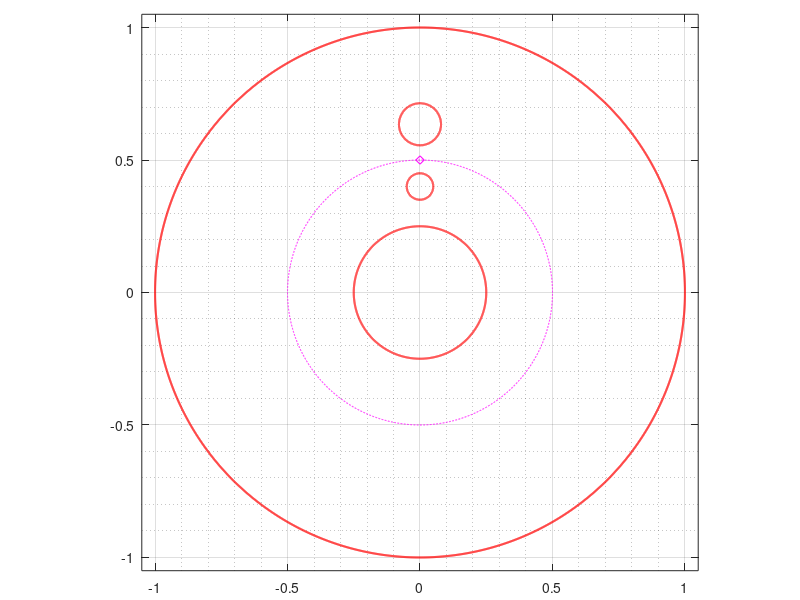

Here is the MATLAB script that generated this plot: (Note: this script raises an error after producing the figure.)
clear
clc
addpath ../bie; addpath ../fmm; addpath ../maps;
%%
n         =   2^12
t         =   (0:2*pi/n:2*pi-2*pi/n).';
%% 
Coe       =  [
               0.00            0.25
               0.40i           0.05
               
               1i/1.575         1.25/15.75            
              ];
rad       =   Coe(:,2);
cen       =   Coe(:,1);
theth     =   zeros(size(rad)+1);
thetv     =   pi/2*ones(size(rad)+1);
%%
m = length(rad)
% 
et(1:n,1)   =   exp(i.*t);et(1)=1;et(n/4+1)=i;et(n/2+1)=-1;
etp(1:n,1)  =   i.*exp(i.*t);
%%
for k=1:m
    Jk = 1+k*n:(k+1)*n;
    et(Jk,1)    =  cen(k)+rad(k)*exp(-i*t);
    etp(Jk,1)   =      -i*rad(k)*exp(-i*t);
end
% 
alpha =    0.5i;
%%
figure;
symcir = 0.5.*exp(i.*t);
hold on; box on
for k=1:m+1
    crv = et(1+(k-1)*n:k*n);crv(n+1)=crv(1);
    plot(real(crv),imag(crv),'-r','LineWidth',1.5);
end 
plot(real(symcir),imag(symcir),'--m')
plot(real(alpha),imag(alpha),'dm')
axis equal
axis([-1.05  1.05  -1.05   1.05])
set(gca,'LooseInset',get(gca,'TightInset'))
grid on; 
ax=gca; 
set(ax,'xminorgrid','on','yminorgrid','on')
ax.GridAlpha=0.25; ax.MinorGridAlpha=0.25;
% print -dpdf  fig1_im_one
%%
%  aaa
mapv  =  strslitmap(et,etp,alpha,n,thetv);
maph  =  strslitmap(et,etp,alpha,n,theth);
%
zetvo =  mapv.zet; 
zetho =  maph.zet; 
%%
% figure;
% hold on; box on
% % 
% for k=1:m+1
%     crv = zetho(1+(k-1)*n:k*n);crv(n+1)=crv(1);
%     plot(real(crv),imag(crv),'-b','LineWidth',1.5);
%     crv = zetvo(1+(k-1)*n:k*n);crv(n+1)=crv(1);
%     plot(real(crv),imag(crv),'-r','LineWidth',1.5);
% end 
% axis equal
% axis([-3  3  -3   3])
%%
% 
%     
U    =  3.0;
zetv =  zetvo;
zeth = (1-U).*zetho;
zmap =  (zetv-zeth)/U;
%%
etb   = []; etbp = [];
for k=0:m
    Jk = 1+k*n:(k+1)*n;
    zet1  =  zmap(Jk);
    zet1p =  derfft(real(zet1))+i*derfft(imag(zet1));
    etb   = [etb;zet1];
    etbp  = [etbp;zet1p];
end
% 
mapb  =  strslitmap(etb,etbp,inf,n,theth);
zet   =  mapb.zet;
fetb  =  mapb.fet;
%%
figure;
set(groot,'defaultAxesTickLabelInterpreter','latex');  
set(groot,'defaulttextinterpreter','latex');
set(groot,'defaultLegendInterpreter','latex');
hold on; box on
%
for k=1:m+1
    crv = etb(1+(k-1)*n:k*n);crv(n+1)=crv(1);
    plot(real(crv),imag(crv),'-k','LineWidth',2);
end 
axis([-8  8  -8   8])
% 
%
set(gca,'FontSize',14)
axis square
set(gca,'LooseInset',get(gca,'TightInset'))
grid on; 
ax=gca; 
set(ax,'xminorgrid','on','yminorgrid','on')
ax.GridAlpha=0.25; ax.MinorGridAlpha=0.25;
%%


%%
figure;clf
set(groot,'defaultAxesTickLabelInterpreter','latex');  
set(groot,'defaulttextinterpreter','latex');
set(groot,'defaultLegendInterpreter','latex');
hold on; box on
%
for k=1:m+1
    crv = etb(1+(k-1)*n:k*n);crv(n+1)=crv(1);
    plot(real(crv),imag(crv),'-k','LineWidth',2);
end 
% plot(real(zho),imag(zho),'.r','LineWidth',1.5);
% 
%
set(gca,'FontSize',14)
axis equal
% axis([-10  10  -6  6])
set(gca,'LooseInset',get(gca,'TightInset'))
grid on; 
ax=gca; 
set(ax,'xminorgrid','on','yminorgrid','on')
ax.GridAlpha=0.25; ax.MinorGridAlpha=0.25;
% print -depsc spacefigsym
%%
